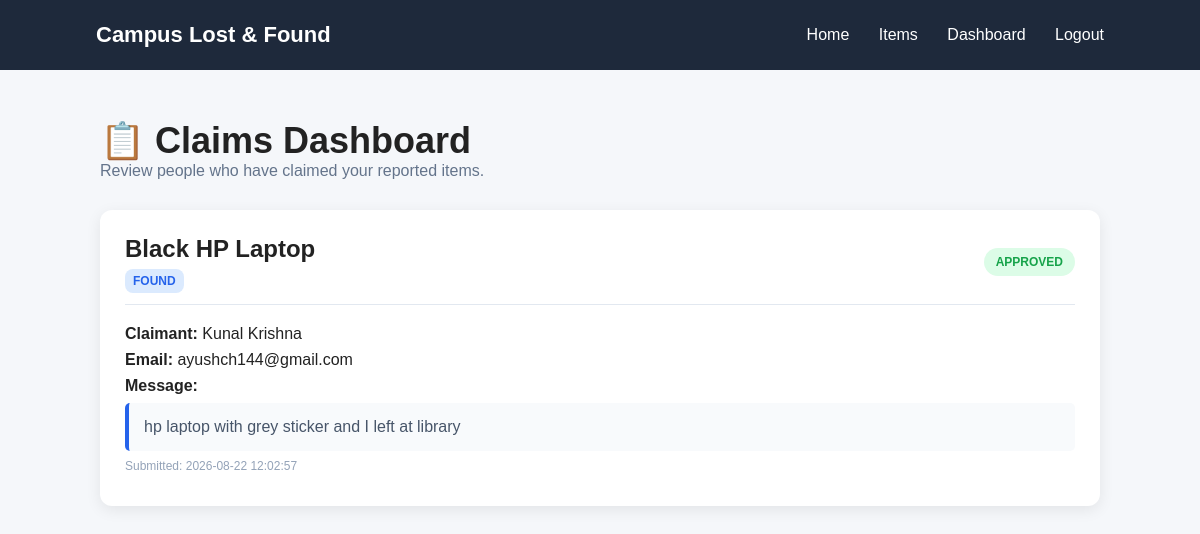
The page /claims (signed in) on the database its author committed.
### tables this page shows
CREATE TABLE claims (
            id INTEGER PRIMARY KEY AUTOINCREMENT,
            item_id INTEGER NOT NULL,
            claimant_id INTEGER NOT NULL,
            message TEXT NOT NULL,
            status TEXT DEFAULT 'pending',
            created_at TIMESTAMP DEFAULT CURRENT_TIMESTAMP,
            FOREIGN KEY (item_id) REFERENCES items(id),
            FOREIGN KEY (claimant_id) REFERENCES users(id)
        );

CREATE TABLE items (
            id INTEGER PRIMARY KEY AUTOINCREMENT,
            user_id INTEGER NOT NULL,
            name TEXT NOT NULL,
            category TEXT NOT NULL,
            description TEXT,
            location TEXT NOT NULL,
            date TEXT NOT NULL,
            image TEXT,
            type TEXT NOT NULL,
            status TEXT DEFAULT 'active',
            FOREIGN KEY (user_id) REFERENCES users(id)
        );

CREATE TABLE users (
        id INTEGER PRIMARY KEY AUTOINCREMENT,
        name TEXT NOT NULL,
        email TEXT UNIQUE NOT NULL,
        password TEXT NOT NULL,
        is_admin INTEGER DEFAULT 0
    );

### app.py (the view)
@app.route("/claims")
def claims_dashboard():
    if "user_id" not in session:
        return redirect(url_for("login"))
    conn = get_db()
    claims = conn.execute(
        """
        SELECT
            claims.id,
            claims.item_id,
            claims.message,
            claims.status,
            claims.created_at,

            items.name AS item_name,
            items.type AS item_type,
            items.status AS item_status,

            users.name AS claimant_name,
            users.email AS claimant_email

        FROM claims

        JOIN items
            ON claims.item_id = items.id

        JOIN users
            ON claims.claimant_id = users.id

        WHERE items.user_id = ?

        ORDER BY claims.id DESC
        """,
        (session["user_id"],)
    ).fetchall()
    conn.close()
    return render_template(
        "claims.html",
        claims=claims
    )

### app.py (called while the page is built)
def get_db():
    conn = sqlite3.connect("database.db")
    conn.row_factory = sqlite3.Row
    return conn

### templates/claims.html (shortened to what this page needs)
<!DOCTYPE html>
<html lang="en">
<head>
    <link
        rel="stylesheet"
        href="{{ url_for('static', filename='style.css') }}"
    >
</head>
<body>
<nav>
    <h2>Campus Lost & Found</h2>
    <div>
        <a href="/">Home</a>
        <a href="/items">Items</a>
        <a href="/dashboard">Dashboard</a>
        <a href="/logout">Logout</a>
    </div>
</nav>
<div class="claims-container">
    <h1>📋 Claims Dashboard</h1>
    <p class="claims-subtitle">
        Review people who have claimed your reported items.
    </p>
    {% if claims %}
        {% for claim in claims %}
        <div class="claim-card">
            <div class="claim-header">
                <div>
                    <h2>
                        {{ claim["item_name"] }}
                    </h2>
                    <span class="claim-type">
                        {{ claim["item_type"].upper() }}
                    </span>
                </div>
                {% if claim["status"] == "pending" %}
                    <span class="status-pending">
                        PENDING
                    </span>
                {% elif claim["status"] == "approved" %}
                    <span class="status-approved">
                        APPROVED
                    </span>
                {% else %}
                    <span class="status-rejected">
                        REJECTED
                    </span>
                {% endif %}
            </div>
            <div class="claim-info">
                <p>
                    <strong>Claimant:</strong>
                    {{ claim["claimant_name"] }}
                </p>
                <p>
                    <strong>Email:</strong>
                    {{ claim["claimant_email"] }}
                </p>
                <p>
                    <strong>Message:</strong>
                </p>
                <div class="claim-message">
                    {{ claim["message"] }}
                </div>
                <p class="claim-date">
                    Submitted:
                    {{ claim["created_at"] }}
                </p>
            </div>
        </div>
        {% endfor %}
    {% endif %}
</div>
</body>
</html>

### static/style.css (style rules this page uses)
* { margin: 0; padding: 0; box-sizing: border-box; }
body { font-family: Arial, sans-serif; background: #f5f7fa; color: #222; }
nav { height: 70px; background: #1e293b; color: white; display: flex; align-items: center; justify-content: space-between; padding: 0 8%; }
nav h2 { font-size: 22px; }
nav a { color: white; text-decoration: none; margin-left: 25px; }
.claims-container { width: 90%; max-width: 1000px; margin: 50px auto; }
.claims-container h1 { font-size: 36px; }
.claims-subtitle { color: #64748b; margin-bottom: 30px; }
.claim-card { background: white; padding: 25px; margin-bottom: 20px; border-radius: 12px; box-shadow: 0 4px 15px rgba(0, 0, 0, 0.08); }
.claim-header { display: flex; justify-content: space-between; align-items: center; border-bottom: 1px solid #e2e8f0; padding-bottom: 15px; margin-bottom: 20px; }
.claim-header h2 { margin-bottom: 8px; }
.claim-type { font-size: 12px; padding: 5px 8px; border-radius: 8px; background: #dbeafe; color: #2563eb; font-weight: bold; }
.status-pending, .status-approved, .status-rejected { padding: 7px 12px; border-radius: 20px; font-size: 12px; font-weight: bold; }
.status-approved { background: #dcfce7; color: #16a34a; }
.claim-info p { margin: 8px 0; }
.claim-message { background: #f8fafc; border-left: 4px solid #2563eb; padding: 15px; margin-top: 8px; border-radius: 5px; color: #475569; }
.claim-date { font-size: 12px; color: #94a3b8; }

### rows shown on the page
claims: item_name "Black HP Laptop", item_type "FOUND", status "APPROVED", claimant_name "Kunal Krishna", claimant_email "ayushch144@gmail.com", message "hp laptop with grey sticker and I left at library", created_at "2026-08-22 12:02:57"
